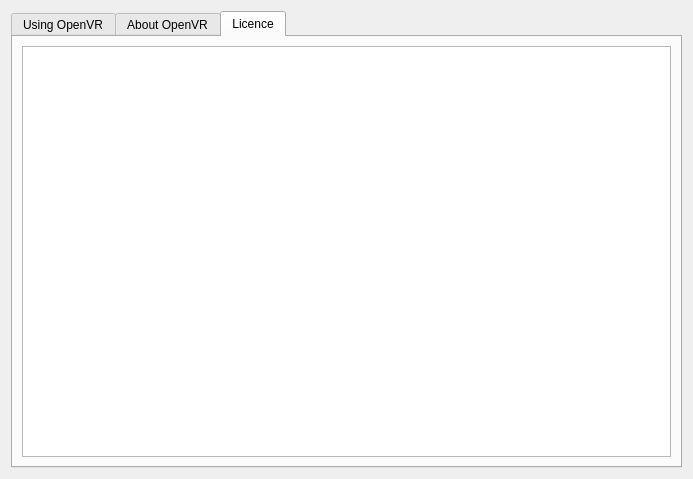
<?xml version="1.0" encoding="UTF-8"?>
<ui version="4.0">
 <class>HelpDialog</class>
 <widget class="QDialog" name="HelpDialog">
  <property name="windowModality">
   <enum>Qt::WindowModal</enum>
  </property>
  <property name="geometry">
   <rect>
    <x>0</x>
    <y>0</y>
    <width>693</width>
    <height>479</height>
   </rect>
  </property>
  <property name="windowTitle">
   <string>Dialog</string>
  </property>
  <layout class="QGridLayout" name="gridLayout">
   <item row="0" column="0">
    <layout class="QVBoxLayout" name="verticalLayout">
     <item>
      <widget class="QTabWidget" name="tabWidget">
       <property name="sizePolicy">
        <sizepolicy hsizetype="Ignored" vsizetype="Ignored">
         <horstretch>0</horstretch>
         <verstretch>0</verstretch>
        </sizepolicy>
       </property>
       <property name="currentIndex">
        <number>2</number>
       </property>
       <widget class="QWidget" name="tabHelp">
        <attribute name="title">
         <string>Using OpenVR</string>
        </attribute>
        <layout class="QGridLayout" name="gridLayout_2">
         <item row="0" column="0">
          <widget class="QTextBrowser" name="htmlUsing"/>
         </item>
        </layout>
       </widget>
       <widget class="QWidget" name="tabAbout">
        <attribute name="title">
         <string>About OpenVR</string>
        </attribute>
        <layout class="QGridLayout" name="gridLayout_3">
         <item row="0" column="0">
          <widget class="QTextBrowser" name="htmlAbout"/>
         </item>
        </layout>
       </widget>
       <widget class="QWidget" name="tabLicence">
        <attribute name="title">
         <string>Licence</string>
        </attribute>
        <layout class="QGridLayout" name="gridLayout_4">
         <item row="0" column="0">
          <widget class="QTextBrowser" name="htmlLicence"/>
         </item>
        </layout>
       </widget>
      </widget>
     </item>
    </layout>
   </item>
  </layout>
 </widget>
 <resources/>
 <connections/>
</ui>
